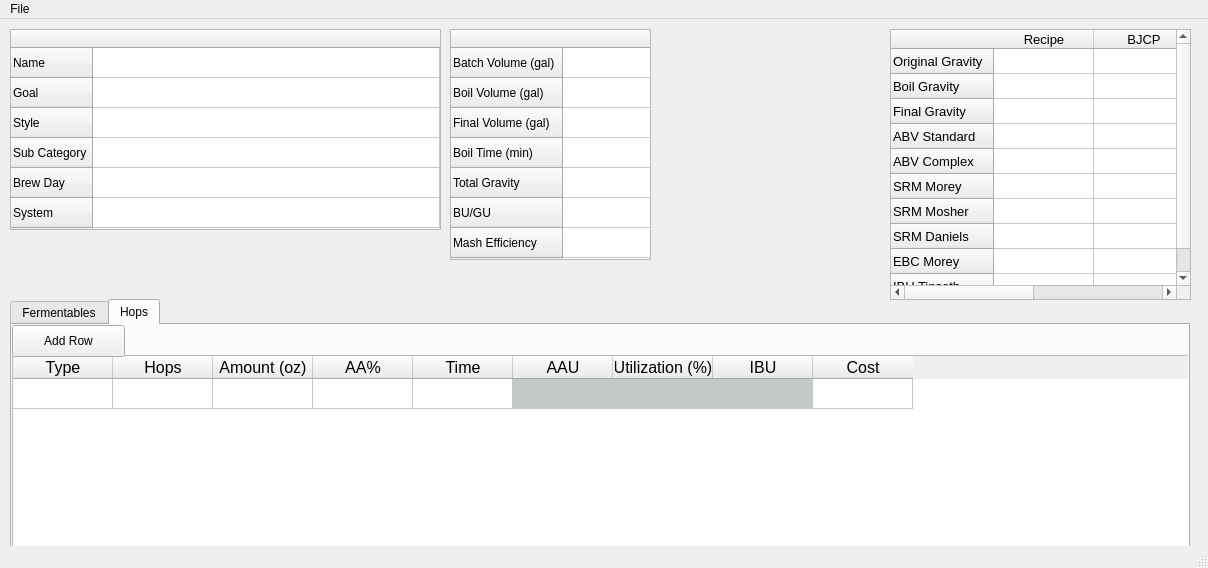
<?xml version="1.0" encoding="UTF-8"?>
<ui version="4.0">
 <class>MainWindow</class>
 <widget class="QMainWindow" name="MainWindow">
  <property name="geometry">
   <rect>
    <x>0</x>
    <y>0</y>
    <width>1208</width>
    <height>568</height>
   </rect>
  </property>
  <property name="windowTitle">
   <string>Beer Recipe Calculator</string>
  </property>
  <widget class="QWidget" name="centralwidget">
   <widget class="QTabWidget" name="tabWidget">
    <property name="geometry">
     <rect>
      <x>10</x>
      <y>280</y>
      <width>1180</width>
      <height>291</height>
     </rect>
    </property>
    <property name="currentIndex">
     <number>1</number>
    </property>
    <widget class="QWidget" name="tabFermentables">
     <attribute name="title">
      <string>Fermentables</string>
     </attribute>
     <widget class="QPushButton" name="addfermentablesButton">
      <property name="geometry">
       <rect>
        <x>0</x>
        <y>0</y>
        <width>113</width>
        <height>32</height>
       </rect>
      </property>
      <property name="text">
       <string>Add Row</string>
      </property>
     </widget>
     <widget class="QTableWidget" name="fermentableTable">
      <property name="geometry">
       <rect>
        <x>0</x>
        <y>30</y>
        <width>1180</width>
        <height>230</height>
       </rect>
      </property>
      <property name="font">
       <font>
        <pointsize>12</pointsize>
       </font>
      </property>
      <property name="autoScrollMargin">
       <number>16</number>
      </property>
      <property name="alternatingRowColors">
       <bool>true</bool>
      </property>
      <property name="columnCount">
       <number>9</number>
      </property>
      <attribute name="horizontalHeaderCascadingSectionResizes">
       <bool>false</bool>
      </attribute>
      <attribute name="horizontalHeaderDefaultSectionSize">
       <number>100</number>
      </attribute>
      <attribute name="horizontalHeaderStretchLastSection">
       <bool>false</bool>
      </attribute>
      <attribute name="verticalHeaderVisible">
       <bool>false</bool>
      </attribute>
      <attribute name="verticalHeaderHighlightSections">
       <bool>true</bool>
      </attribute>
      <row>
       <property name="text">
        <string>1</string>
       </property>
      </row>
      <column>
       <property name="text">
        <string>Type</string>
       </property>
      </column>
      <column>
       <property name="text">
        <string>Fermentable</string>
       </property>
      </column>
      <column>
       <property name="text">
        <string>Amount</string>
       </property>
      </column>
      <column>
       <property name="text">
        <string>lb or oz</string>
       </property>
      </column>
      <column>
       <property name="text">
        <string>%</string>
       </property>
      </column>
      <column>
       <property name="text">
        <string>PPG</string>
       </property>
      </column>
      <column>
       <property name="text">
        <string>GU</string>
       </property>
      </column>
      <column>
       <property name="text">
        <string>L</string>
       </property>
      </column>
      <column>
       <property name="text">
        <string>Cost</string>
       </property>
      </column>
      <item row="0" column="4">
       <property name="text">
        <string/>
       </property>
       <property name="background">
        <brush brushstyle="SolidPattern">
         <color alpha="255">
          <red>195</red>
          <green>200</green>
          <blue>200</blue>
         </color>
        </brush>
       </property>
       <property name="flags">
        <set>ItemIsEditable|ItemIsDragEnabled|ItemIsUserCheckable|ItemIsEnabled</set>
       </property>
      </item>
      <item row="0" column="5">
       <property name="text">
        <string/>
       </property>
       <property name="background">
        <brush brushstyle="SolidPattern">
         <color alpha="255">
          <red>195</red>
          <green>200</green>
          <blue>200</blue>
         </color>
        </brush>
       </property>
       <property name="flags">
        <set>ItemIsEditable|ItemIsDragEnabled|ItemIsUserCheckable|ItemIsEnabled</set>
       </property>
      </item>
      <item row="0" column="6">
       <property name="text">
        <string/>
       </property>
       <property name="background">
        <brush brushstyle="SolidPattern">
         <color alpha="255">
          <red>195</red>
          <green>200</green>
          <blue>200</blue>
         </color>
        </brush>
       </property>
       <property name="flags">
        <set>ItemIsEditable|ItemIsDragEnabled|ItemIsUserCheckable|ItemIsEnabled</set>
       </property>
      </item>
      <item row="0" column="7">
       <property name="background">
        <brush brushstyle="SolidPattern">
         <color alpha="255">
          <red>195</red>
          <green>200</green>
          <blue>200</blue>
         </color>
        </brush>
       </property>
       <property name="flags">
        <set>ItemIsEditable|ItemIsDragEnabled|ItemIsUserCheckable|ItemIsEnabled</set>
       </property>
      </item>
     </widget>
     <widget class="QPushButton" name="pushButton">
      <property name="geometry">
       <rect>
        <x>220</x>
        <y>0</y>
        <width>113</width>
        <height>32</height>
       </rect>
      </property>
      <property name="text">
       <string>PushButton</string>
      </property>
     </widget>
    </widget>
    <widget class="QWidget" name="tabHops">
     <attribute name="title">
      <string>Hops</string>
     </attribute>
     <widget class="QTableWidget" name="hopsTable">
      <property name="geometry">
       <rect>
        <x>0</x>
        <y>30</y>
        <width>1180</width>
        <height>230</height>
       </rect>
      </property>
      <property name="font">
       <font>
        <pointsize>12</pointsize>
       </font>
      </property>
      <property name="alternatingRowColors">
       <bool>true</bool>
      </property>
      <property name="columnCount">
       <number>9</number>
      </property>
      <attribute name="horizontalHeaderDefaultSectionSize">
       <number>100</number>
      </attribute>
      <attribute name="verticalHeaderVisible">
       <bool>false</bool>
      </attribute>
      <row>
       <property name="text">
        <string>1</string>
       </property>
      </row>
      <column>
       <property name="text">
        <string>Type</string>
       </property>
      </column>
      <column>
       <property name="text">
        <string>Hops</string>
       </property>
      </column>
      <column>
       <property name="text">
        <string>Amount (oz)</string>
       </property>
      </column>
      <column>
       <property name="text">
        <string>AA%</string>
       </property>
      </column>
      <column>
       <property name="text">
        <string>Time</string>
       </property>
      </column>
      <column>
       <property name="text">
        <string>AAU</string>
       </property>
      </column>
      <column>
       <property name="text">
        <string>Utilization (%)</string>
       </property>
      </column>
      <column>
       <property name="text">
        <string>IBU</string>
       </property>
      </column>
      <column>
       <property name="text">
        <string>Cost</string>
       </property>
      </column>
      <item row="0" column="5">
       <property name="background">
        <brush brushstyle="SolidPattern">
         <color alpha="255">
          <red>195</red>
          <green>200</green>
          <blue>200</blue>
         </color>
        </brush>
       </property>
       <property name="flags">
        <set>ItemIsEditable|ItemIsDragEnabled|ItemIsUserCheckable|ItemIsEnabled</set>
       </property>
      </item>
      <item row="0" column="6">
       <property name="background">
        <brush brushstyle="SolidPattern">
         <color alpha="255">
          <red>195</red>
          <green>200</green>
          <blue>200</blue>
         </color>
        </brush>
       </property>
       <property name="flags">
        <set>ItemIsEditable|ItemIsDragEnabled|ItemIsUserCheckable|ItemIsEnabled</set>
       </property>
      </item>
      <item row="0" column="7">
       <property name="background">
        <brush brushstyle="SolidPattern">
         <color alpha="255">
          <red>195</red>
          <green>200</green>
          <blue>200</blue>
         </color>
        </brush>
       </property>
       <property name="flags">
        <set>ItemIsEditable|ItemIsDragEnabled|ItemIsUserCheckable|ItemIsEnabled</set>
       </property>
      </item>
     </widget>
     <widget class="QPushButton" name="addhopsButton">
      <property name="geometry">
       <rect>
        <x>0</x>
        <y>0</y>
        <width>113</width>
        <height>32</height>
       </rect>
      </property>
      <property name="text">
       <string>Add Row</string>
      </property>
     </widget>
    </widget>
   </widget>
   <widget class="QTableWidget" name="stat_tableWidget">
    <property name="geometry">
     <rect>
      <x>890</x>
      <y>10</y>
      <width>301</width>
      <height>271</height>
     </rect>
    </property>
    <property name="font">
     <font>
      <pointsize>10</pointsize>
     </font>
    </property>
    <attribute name="horizontalHeaderStretchLastSection">
     <bool>true</bool>
    </attribute>
    <attribute name="verticalHeaderCascadingSectionResizes">
     <bool>false</bool>
    </attribute>
    <attribute name="verticalHeaderDefaultSectionSize">
     <number>25</number>
    </attribute>
    <row>
     <property name="text">
      <string>Original Gravity</string>
     </property>
    </row>
    <row>
     <property name="text">
      <string>Boil Gravity</string>
     </property>
    </row>
    <row>
     <property name="text">
      <string>Final Gravity</string>
     </property>
    </row>
    <row>
     <property name="text">
      <string>ABV Standard</string>
     </property>
    </row>
    <row>
     <property name="text">
      <string>ABV Complex</string>
     </property>
    </row>
    <row>
     <property name="text">
      <string>SRM Morey</string>
     </property>
    </row>
    <row>
     <property name="text">
      <string>SRM Mosher</string>
     </property>
    </row>
    <row>
     <property name="text">
      <string>SRM Daniels</string>
     </property>
    </row>
    <row>
     <property name="text">
      <string>EBC Morey</string>
     </property>
    </row>
    <row>
     <property name="text">
      <string>IBU Tinseth</string>
     </property>
    </row>
    <column>
     <property name="text">
      <string>Recipe</string>
     </property>
    </column>
    <column>
     <property name="text">
      <string>BJCP</string>
     </property>
    </column>
   </widget>
   <widget class="QTableWidget" name="tableWidget">
    <property name="geometry">
     <rect>
      <x>10</x>
      <y>10</y>
      <width>431</width>
      <height>201</height>
     </rect>
    </property>
    <attribute name="horizontalHeaderStretchLastSection">
     <bool>true</bool>
    </attribute>
    <row>
     <property name="text">
      <string>Name</string>
     </property>
    </row>
    <row>
     <property name="text">
      <string>Goal</string>
     </property>
    </row>
    <row>
     <property name="text">
      <string>Style</string>
     </property>
    </row>
    <row>
     <property name="text">
      <string>Sub Category</string>
     </property>
    </row>
    <row>
     <property name="text">
      <string>Brew Day</string>
     </property>
    </row>
    <row>
     <property name="text">
      <string>System</string>
     </property>
    </row>
    <column>
     <property name="text">
      <string/>
     </property>
    </column>
   </widget>
   <widget class="QTableWidget" name="tableWidget_2">
    <property name="geometry">
     <rect>
      <x>450</x>
      <y>10</y>
      <width>201</width>
      <height>231</height>
     </rect>
    </property>
    <attribute name="horizontalHeaderStretchLastSection">
     <bool>true</bool>
    </attribute>
    <row>
     <property name="text">
      <string>Batch Volume (gal)</string>
     </property>
    </row>
    <row>
     <property name="text">
      <string>Boil Volume (gal)</string>
     </property>
    </row>
    <row>
     <property name="text">
      <string>Final Volume (gal)</string>
     </property>
    </row>
    <row>
     <property name="text">
      <string>Boil Time (min)</string>
     </property>
    </row>
    <row>
     <property name="text">
      <string>Total Gravity</string>
     </property>
    </row>
    <row>
     <property name="text">
      <string>BU/GU</string>
     </property>
    </row>
    <row>
     <property name="text">
      <string>Mash Efficiency</string>
     </property>
    </row>
    <column>
     <property name="text">
      <string/>
     </property>
    </column>
   </widget>
  </widget>
  <widget class="QMenuBar" name="menubar">
   <property name="geometry">
    <rect>
     <x>0</x>
     <y>0</y>
     <width>1208</width>
     <height>22</height>
    </rect>
   </property>
   <widget class="QMenu" name="menuFile">
    <property name="title">
     <string>File</string>
    </property>
    <addaction name="actionNew"/>
    <addaction name="actionOpen"/>
    <addaction name="actionExport_Recipe"/>
    <addaction name="actionExit"/>
   </widget>
   <addaction name="menuFile"/>
  </widget>
  <widget class="QStatusBar" name="statusbar"/>
  <action name="actionNew">
   <property name="text">
    <string>New...</string>
   </property>
  </action>
  <action name="actionOpen">
   <property name="text">
    <string>Import Recipe...</string>
   </property>
  </action>
  <action name="actionExport_Recipe">
   <property name="text">
    <string>Export Recipe...</string>
   </property>
  </action>
  <action name="actionExit">
   <property name="text">
    <string>Close</string>
   </property>
  </action>
 </widget>
 <resources/>
 <connections/>
</ui>
